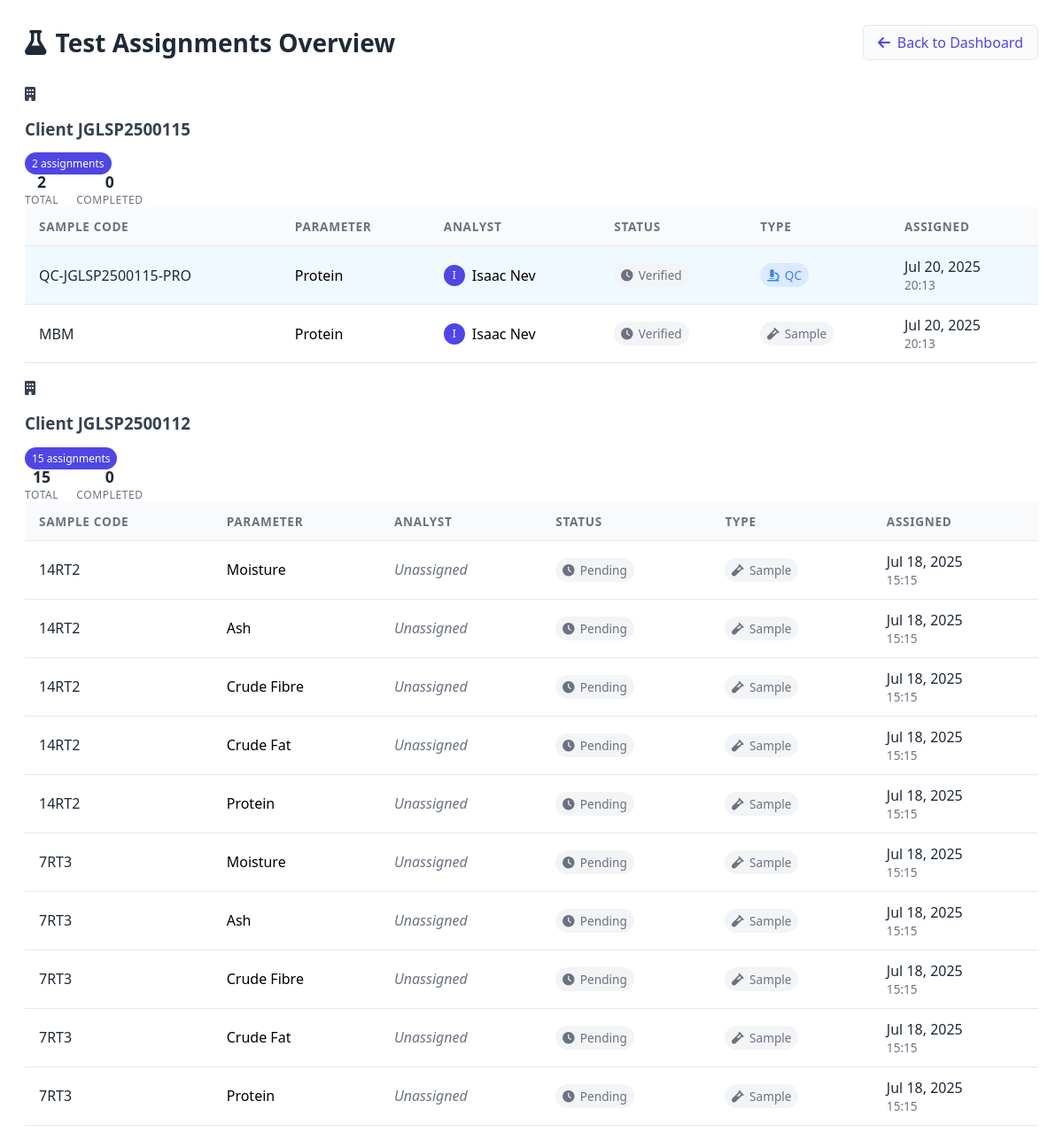
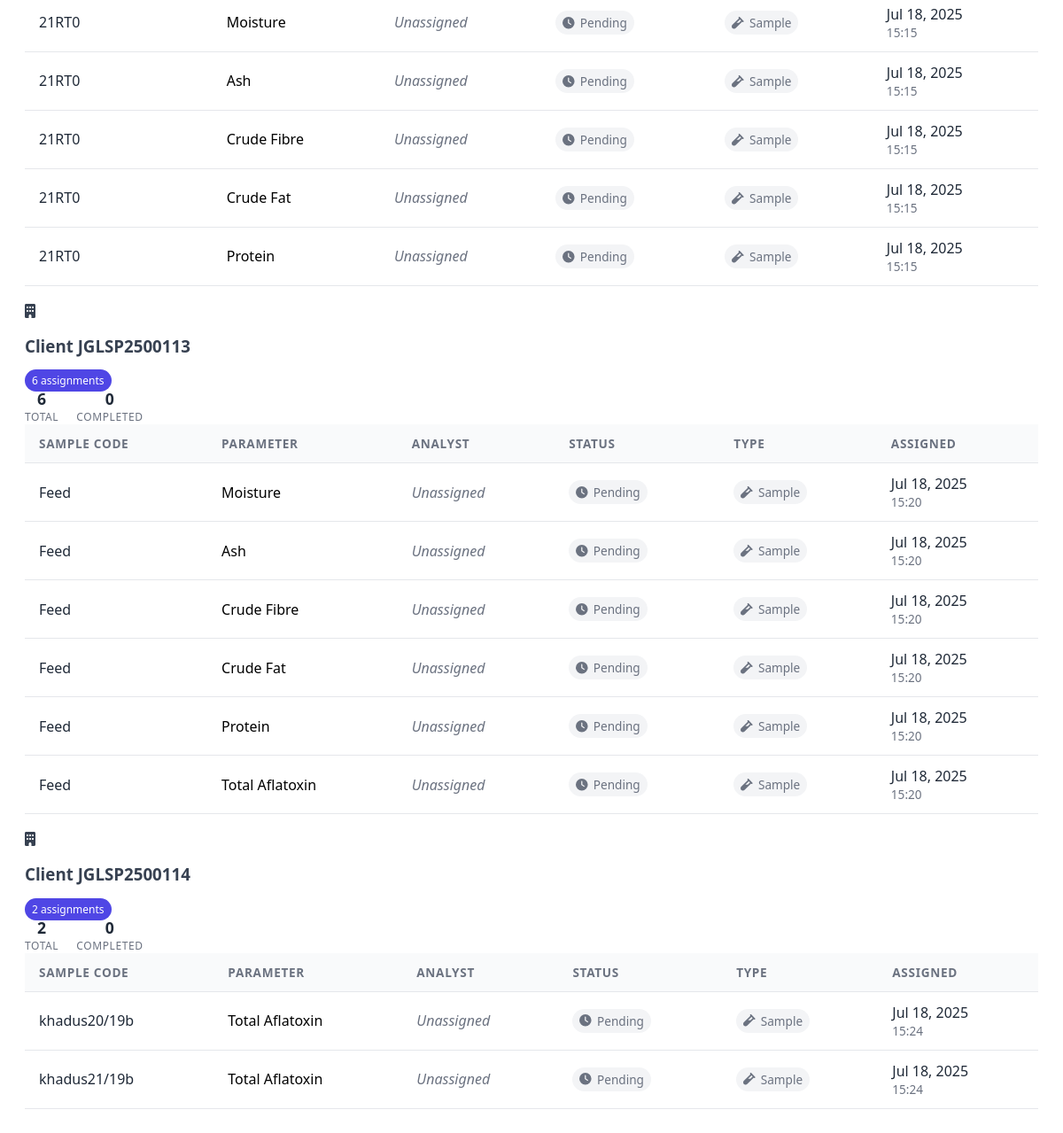
/manager/test-assignments/ (signed in), run on the app's committed database (2 pictures, top to bottom).
### lims/models/client.py (models this page shows, shortened)
class Client(models.Model):
    client_id = models.CharField(max_length=20, unique=True)
    name = models.CharField(max_length=100)
    organization = models.CharField(max_length=150)
    email = models.EmailField()
    phone = models.CharField(max_length=20)
    address = models.TextField()
    token = models.CharField(max_length=20, unique=True, blank=True)
    created = models.DateTimeField(auto_now_add=True)
    coa_released = models.BooleanField(default=False)
    summary_text = models.TextField(blank=True, null=True)
    summary_confirmed = models.BooleanField(default=False)

### lims/models/test_assignment.py (models this page shows)
class TestAssignment(models.Model):
    sample = models.ForeignKey(Sample, on_delete=models.CASCADE)
    parameter = models.ForeignKey(Parameter, on_delete=models.CASCADE)
    analyst = models.ForeignKey(settings.AUTH_USER_MODEL, on_delete=models.SET_NULL, null=True)
    assigned_date = models.DateTimeField(auto_now_add=True)
    status = models.CharField(max_length=20, default='pending')
    equipment_used = models.ForeignKey(
    'lims.Equipment',
    null=True,
    blank=True,
    on_delete=models.SET_NULL,
    help_text="Equipment used for this test"
)
    is_control = models.BooleanField(default=False)
    is_reference = models.BooleanField(default=False)
    manager_comment = models.TextField(null=True, blank=True)

### lims/models/sample.py (models this page shows)
class Sample(models.Model):
    client = models.ForeignKey(Client, on_delete=models.CASCADE)
    sample_code = models.CharField(max_length=50)
    sample_type = models.CharField(max_length=100)
    weight = models.DecimalField(max_digits=6, decimal_places=2)
    temperature = models.DecimalField(max_digits=5, decimal_places=2, null=True, blank=True)
    humidity = models.DecimalField(max_digits=5, decimal_places=2, null=True, blank=True)
    status = models.CharField(max_length=20, choices=SampleStatus.choices, default=SampleStatus.RECEIVED)
    received_date = models.DateField(auto_now_add=True)
    verified_at = models.DateTimeField(null=True, blank=True)
    coa_released = models.BooleanField(default=False)
    manager_comment = models.TextField(blank=True, null=True)

### lims/models/parameter.py (models this page shows, shortened)
class Parameter(models.Model):
    group = models.ForeignKey(
        ParameterGroup,
        on_delete=models.CASCADE,
        help_text="The group this parameter belongs to."
    )
    default_equipment = models.ForeignKey(
        Equipment,
        null=True,
        blank=True,
        on_delete=models.SET_NULL,
        help_text="Preferred equipment for this test (if any)."
    )
    name = models.CharField(
        max_length=100,
        help_text="Name of the parameter (e.g., Moisture)."
    )
    unit = models.CharField(
        max_length=20,
        help_text="Measurement unit for this parameter (e.g., %, mg/kg)."
    )
    method = models.CharField(
        max_length=150,
        help_text="Method used for analyzing this parameter."
    )
    ref_limit = models.CharField(
        max_length=50,
        help_text="Reference limit or threshold for this parameter."
    )
    default_price = models.DecimalField(
        max_digits=8,
        decimal_places=2,
        help_text="Default price for analyzing this parameter."
    )

### users/models.py (models this page shows, shortened)
class User(AbstractUser):
    role = models.CharField(max_length=10, choices=RoleChoices.choices)

### lims/views/test_assignments.py (the view)
# urls.py: path("manager/test-assignments/", views.test_assignment_list, name="test_assignment_list"),
@login_required
@user_passes_test(lambda u: u.is_manager)
def test_assignment_list(request):
    assignments = TestAssignment.objects.select_related(
        "sample__client", "parameter", "analyst"
    ).order_by("-sample__received_date")
    grouped_assignments = defaultdict(list)
    for assignment in assignments:
        client = assignment.sample.client
        if client and client.client_id:
            grouped_assignments[client.client_id].append(assignment)
    grouped_data = {}
    for client_id, client_assignments in grouped_assignments.items():
        completed = [a for a in client_assignments if a.status == "completed"]
        grouped_data[client_id] = {
            "assignments": client_assignments,
            "completed_count": len(completed),
            "total_count": len(client_assignments),
        }
    return render(request, "lims/manager/test_assignments.html", {
        "grouped_assignments": grouped_data
    })

### lims/templates/lims/manager/test_assignments.html (shortened to what this page needs)
<div class="test-assignments-container">
  <div class="assignments-header">
    <div class="header-content">
      <h2><i class="fas fa-flask"></i> Test Assignments Overview</h2>
      <a href="{% url 'manager_dashboard' %}" class="back-to-dashboard">
        <i class="fas fa-arrow-left"></i> Back to Dashboard
      </a>
    </div>
  </div>
{% if grouped_assignments %}
  <div class="assignments-grid">
    {% for client_id, data in grouped_assignments.items %}
      <div class="client-assignment-card">
        <div class="card-header">
          <i class="fas fa-building"></i>
          <h3>Client {{ client_id }}</h3>
          <span class="badge count-badge">
            {{ data.total_count }} assignment{{ data.total_count|pluralize }}
          </span>
        </div>
        <div class="client-stats">
          <div class="stat-item">
            <span class="stat-value">{{ data.total_count }}</span>
            <span class="stat-label">Total</span>
          </div>
          <div class="stat-item">
            <span class="stat-value">{{ data.completed_count }}</span>
            <span class="stat-label">Completed</span>
          </div>
        </div>
        <div class="assignments-table-container">
          <table class="assignments-table">
            <thead>
              <tr>
                <th>Sample Code</th>
                <th>Parameter</th>
                <th>Analyst</th>
                <th>Status</th>
                <th>Type</th>
                <th>Assigned</th>
              </tr>
            </thead>
            <tbody>
              {% for assignment in data.assignments %}
                <tr class="assignment-row {% if assignment.is_control %}control-row{% endif %}">
                  <td>
                    <span class="sample-code">{{ assignment.sample.sample_code }}</span>
                  </td>
                  <td>{{ assignment.parameter.name }}</td>
                  <td>
                    {% if assignment.analyst %}
                      <div class="analyst-info">
                        <span class="analyst-avatar">{{ assignment.analyst.get_full_name|first|upper }}</span>
                        {{ assignment.analyst.get_full_name }}
                      </div>
                    {% else %}
                      <span class="unassigned">Unassigned</span>
                    {% endif %}
                  </td>
                  <td>
                    {% if assignment.status == "completed" %}
                      <span class="status-badge completed">
                        <i class="fas fa-check-circle"></i> Completed
                      </span>
                    {% elif assignment.status == "in_progress" %}
                      <span class="status-badge in-progress">
                        <i class="fas fa-spinner"></i> In Progress
                      </span>
                    {% else %}
                      <span class="status-badge pending">
                        <i class="fas fa-clock"></i> {{ assignment.status|capfirst }}
                      </span>
                    {% endif %}
                  </td>
                  <td>
                    {% if assignment.is_control %}
                      <span class="type-badge control">
                        <i class="fas fa-microscope"></i> QC
                      </span>
                    {% else %}
                      <span class="type-badge sample">
                        <i class="fas fa-vial"></i> Sample
                      </span>
                    {% endif %}
                  </td>
                  <td>
                    <div class="date-info">
                      <div class="date">{{ assignment.assigned_date|date:"M d, Y" }}</div>
                      <div class="time">{{ assignment.assigned_date|date:"H:i" }}</div>
                    </div>
                  </td>
                </tr>
              {% endfor %}
            </tbody>
          </table>
        </div>
      </div>
    {% endfor %}
  </div>
{% else %}
  <div class="no-assignments">
    <p>No test assignments found.</p>
  </div>
{% endif %}

### lims/templates/lims/manager/test_assignments.html (style rules this page uses)
.test-assignments-container { font-family: 'Segoe UI', Roboto, sans-serif; color: #374151; max-width: 1200px; margin: 0 auto; padding: 20px; }
.assignments-header { margin-bottom: 30px; }
.header-content { display: flex; justify-content: space-between; align-items: center; flex-wrap: wrap; gap: 15px; }
.assignments-header h2 { font-size: 1.75rem; font-weight: 600; color: var(--dark); margin: 0; display: flex; align-items: center; gap: 10px; }
.back-to-dashboard { display: inline-flex; align-items: center; gap: 8px; padding: 8px 16px; background-color: var(--light); color: var(--primary); border-radius: 6px; text-decoration: none; font-weight: 500; transition: all 0.2s ease; border: 1px solid var(--light-gray); }
.assignments-grid { display: flex; flex-direction: column; gap: 20px; }
.count-badge { background-color: var(--primary); color: white; font-size: 0.75rem; padding: 4px 8px; border-radius: 9999px; font-weight: 500; }
.client-stats { display: flex; gap: 20px; }
.stat-item { text-align: center; }
.stat-value { display: block; font-size: 1.1rem; font-weight: 600; color: var(--dark); }
.stat-label { display: block; font-size: 0.75rem; color: var(--gray); text-transform: uppercase; letter-spacing: 0.05em; }
.assignments-table-container { overflow-x: auto; }
.assignments-table { width: 100%; border-collapse: collapse; }
.assignments-table th { background-color: #f9fafb; padding: 12px 16px; text-align: left; font-size: 0.85rem; font-weight: 600; color: var(--gray); text-transform: uppercase; letter-spacing: 0.05em; border-bottom: 1px solid var(--light-gray); }
.assignments-table td { padding: 12px 16px; border-bottom: 1px solid var(--light-gray); vertical-align: middle; }
.control-row { background-color: #f0f9ff; }
.sample-code { font-weight: 500; color: var(--dark); }
.analyst-info { display: flex; align-items: center; gap: 8px; }
.analyst-avatar { width: 24px; height: 24px; background-color: var(--primary); color: white; border-radius: 50%; display: flex; align-items: center; justify-content: center; font-size: 0.75rem; font-weight: 500; }
.unassigned { color: var(--gray); font-style: italic; }
.status-badge { display: inline-flex; align-items: center; gap: 6px; padding: 4px 8px; border-radius: 9999px; font-size: 0.85rem; font-weight: 500; }
.status-badge.pending { background-color: #f3f4f6; color: var(--gray); }
.type-badge { display: inline-flex; align-items: center; gap: 6px; padding: 4px 8px; border-radius: 9999px; font-size: 0.85rem; font-weight: 500; }
.type-badge.control { background-color: #dbeafe; color: var(--info); }
.type-badge.sample { background-color: #f3f4f6; color: var(--gray); }
.date-info { display: flex; flex-direction: column; }
.date { font-weight: 500; color: var(--dark); }
.time { font-size: 0.85rem; color: var(--gray); }

### data on the page
Client: grouped_assignments "JGLSP2500115"
TestAssignment: sample.sample_code "QC-JGLSP2500115-PRO", parameter.name "Protein", analyst.get_full_name|first "I", analyst.get_full_name "Isaac Nev", status "Verified", is_control True (drawn), assigned_date "Jul 20, 2025", assigned_date "20:13"
TestAssignment: sample.sample_code "MBM", parameter.name "Protein", analyst.get_full_name|first "I", analyst.get_full_name "Isaac Nev", status "Verified", is_control False (drawn), assigned_date "Jul 20, 2025", assigned_date "20:13"
Client: grouped_assignments "JGLSP2500112"
TestAssignment: sample.sample_code "14RT2", parameter.name "Moisture", shows "Unassigned", status "Pending", is_control False (drawn), assigned_date "Jul 18, 2025", assigned_date "15:15"
TestAssignment: sample.sample_code "14RT2", parameter.name "Ash", shows "Unassigned", status "Pending", is_control False (drawn), assigned_date "Jul 18, 2025", assigned_date "15:15"
TestAssignment: sample.sample_code "14RT2", parameter.name "Crude Fibre", shows "Unassigned", status "Pending", is_control False (drawn), assigned_date "Jul 18, 2025", assigned_date "15:15"
TestAssignment: sample.sample_code "14RT2", parameter.name "Crude Fat", shows "Unassigned", status "Pending", is_control False (drawn), assigned_date "Jul 18, 2025", assigned_date "15:15"
TestAssignment: sample.sample_code "14RT2", parameter.name "Protein", shows "Unassigned", status "Pending", is_control False (drawn), assigned_date "Jul 18, 2025", assigned_date "15:15"
TestAssignment: sample.sample_code "7RT3", parameter.name "Moisture", shows "Unassigned", status "Pending", is_control False (drawn), assigned_date "Jul 18, 2025", assigned_date "15:15"
TestAssignment: sample.sample_code "7RT3", parameter.name "Ash", shows "Unassigned", status "Pending", is_control False (drawn), assigned_date "Jul 18, 2025", assigned_date "15:15"
TestAssignment: sample.sample_code "7RT3", parameter.name "Crude Fibre", shows "Unassigned", status "Pending", is_control False (drawn), assigned_date "Jul 18, 2025", assigned_date "15:15"
TestAssignment: sample.sample_code "7RT3", parameter.name "Crude Fat", shows "Unassigned", status "Pending", is_control False (drawn), assigned_date "Jul 18, 2025", assigned_date "15:15"
TestAssignment: sample.sample_code "7RT3", parameter.name "Protein", shows "Unassigned", status "Pending", is_control False (drawn), assigned_date "Jul 18, 2025", assigned_date "15:15"
TestAssignment: sample.sample_code "21RT0", parameter.name "Moisture", shows "Unassigned", status "Pending", is_control False (drawn), assigned_date "Jul 18, 2025", assigned_date "15:15"
TestAssignment: sample.sample_code "21RT0", parameter.name "Ash", shows "Unassigned", status "Pending", is_control False (drawn), assigned_date "Jul 18, 2025", assigned_date "15:15"
TestAssignment: sample.sample_code "21RT0", parameter.name "Crude Fibre", shows "Unassigned", status "Pending", is_control False (drawn), assigned_date "Jul 18, 2025", assigned_date "15:15"
TestAssignment: sample.sample_code "21RT0", parameter.name "Crude Fat", shows "Unassigned", status "Pending", is_control False (drawn), assigned_date "Jul 18, 2025", assigned_date "15:15"
TestAssignment: sample.sample_code "21RT0", parameter.name "Protein", shows "Unassigned", status "Pending", is_control False (drawn), assigned_date "Jul 18, 2025", assigned_date "15:15"
Client: grouped_assignments "JGLSP2500113"
TestAssignment: sample.sample_code "Feed", parameter.name "Moisture", shows "Unassigned", status "Pending", is_control False (drawn), assigned_date "Jul 18, 2025", assigned_date "15:20"
TestAssignment: sample.sample_code "Feed", parameter.name "Ash", shows "Unassigned", status "Pending", is_control False (drawn), assigned_date "Jul 18, 2025", assigned_date "15:20"
TestAssignment: sample.sample_code "Feed", parameter.name "Crude Fibre", shows "Unassigned", status "Pending", is_control False (drawn), assigned_date "Jul 18, 2025", assigned_date "15:20"
TestAssignment: sample.sample_code "Feed", parameter.name "Crude Fat", shows "Unassigned", status "Pending", is_control False (drawn), assigned_date "Jul 18, 2025", assigned_date "15:20"
TestAssignment: sample.sample_code "Feed", parameter.name "Protein", shows "Unassigned", status "Pending", is_control False (drawn), assigned_date "Jul 18, 2025", assigned_date "15:20"
TestAssignment: sample.sample_code "Feed", parameter.name "Total Aflatoxin", shows "Unassigned", status "Pending", is_control False (drawn), assigned_date "Jul 18, 2025", assigned_date "15:20"
Client: grouped_assignments "JGLSP2500114"
TestAssignment: sample.sample_code "khadus20/19b", parameter.name "Total Aflatoxin", shows "Unassigned", status "Pending", is_control False (drawn), assigned_date "Jul 18, 2025", assigned_date "15:24"
TestAssignment: sample.sample_code "khadus21/19b", parameter.name "Total Aflatoxin", shows "Unassigned", status "Pending", is_control False (drawn), assigned_date "Jul 18, 2025", assigned_date "15:24"

### other printed values
{{ data.total_count }} "2" "15" "6" "2"
{{ data.completed_count }} "0" "0" "0" "0"
